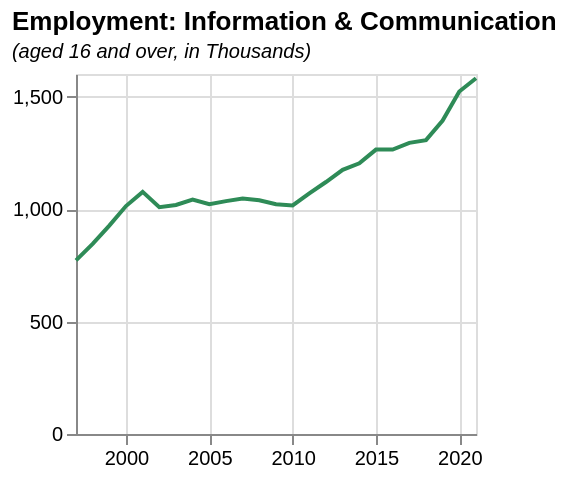

The specification (Vega-Lite) saved for this image:
### Vega-Lite specification from a JSON file in a GitHub repository (floating-point values rounded to 4 significant figures)
{"$schema": "https://vega.github.io/schema/vega-lite/v5.json", "data": {"values": [{"date": "1997", "label": "1997", "month": "", "quarter": "", "sourceDataset": "LMS", "updateDate": "2021-05-17T23:00:00.000Z", "value": "772", "year": "1997"}, {"date": "1998", "label": "1998", "month": "", "quarter": "", "sourceDataset": "LMS", "updateDate": "2021-05-17T23:00:00.000Z", "value": "845", "year": "1998"}, {"date": "1999", "label": "1999", "month": "", "quarter": "", "sourceDataset": "LMS", "updateDate": "2021-05-17T23:00:00.000Z", "value": "926", "year": "1999"}, {"date": "2000", "label": "2000", "month": "", "quarter": "", "sourceDataset": "LMS", "updateDate": "2021-05-17T23:00:00.000Z", "value": "1013", "year": "2000"}, {"date": "2001", "label": "2001", "month": "", "quarter": "", "sourceDataset": "LMS", "updateDate": "2021-05-17T23:00:00.000Z", "value": "1076", "year": "2001"}, {"date": "2002", "label": "2002", "month": "", "quarter": "", "sourceDataset": "LMS", "updateDate": "2021-05-17T23:00:00.000Z", "value": "1008", "year": "2002"}, {"date": "2003", "label": "2003", "month": "", "quarter": "", "sourceDataset": "LMS", "updateDate": "2021-05-17T23:00:00.000Z", "value": "1018", "year": "2003"}, {"date": "2004", "label": "2004", "month": "", "quarter": "", "sourceDataset": "LMS", "updateDate": "2021-05-17T23:00:00.000Z", "value": "1042", "year": "2004"}, {"date": "2005", "label": "2005", "month": "", "quarter": "", "sourceDataset": "LMS", "updateDate": "2021-05-17T23:00:00.000Z", "value": "1021", "year": "2005"}, {"date": "2006", "label": "2006", "month": "", "quarter": "", "sourceDataset": "LMS", "updateDate": "2021-05-17T23:00:00.000Z", "value": "1035", "year": "2006"}, {"date": "2007", "label": "2007", "month": "", "quarter": "", "sourceDataset": "LMS", "updateDate": "2021-05-17T23:00:00.000Z", "value": "1047", "year": "2007"}, {"date": "2008", "label": "2008", "month": "", "quarter": "", "sourceDataset": "LMS", "updateDate": "2021-05-17T23:00:00.000Z", "value": "1039", "year": "2008"}, {"date": "2009", "label": "2009", "month": "", "quarter": "", "sourceDataset": "LMS", "updateDate": "2021-05-17T23:00:00.000Z", "value": "1021", "year": "2009"}, {"date": "2010", "label": "2010", "month": "", "quarter": "", "sourceDataset": "LMS", "updateDate": "2021-05-17T23:00:00.000Z", "value": "1016", "year": "2010"}, {"date": "2011", "label": "2011", "month": "", "quarter": "", "sourceDataset": "LMS", "updateDate": "2021-05-17T23:00:00.000Z", "value": "1069", "year": "2011"}, {"date": "2012", "label": "2012", "month": "", "quarter": "", "sourceDataset": "LMS", "updateDate": "2021-05-17T23:00:00.000Z", "value": "1120", "year": "2012"}, {"date": "2013", "label": "2013", "month": "", "quarter": "", "sourceDataset": "LMS", "updateDate": "2021-05-17T23:00:00.000Z", "value": "1174", "year": "2013"}, {"date": "2014", "label": "2014", "month": "", "quarter": "", "sourceDataset": "LMS", "updateDate": "2021-05-17T23:00:00.000Z", "value": "1203", "year": "2014"}, {"date": "2015", "label": "2015", "month": "", "quarter": "", "sourceDataset": "LMS", "updateDate": "2021-05-17T23:00:00.000Z", "value": "1264", "year": "2015"}, {"date": "2016", "label": "2016", "month": "", "quarter": "", "sourceDataset": "LMS", "updateDate": "2021-05-17T23:00:00.000Z", "value": "1264", "year": "2016"}, {"date": "2017", "label": "2017", "month": "", "quarter": "", "sourceDataset": "LMS", "updateDate": "2021-05-17T23:00:00.000Z", "value": "1294", "year": "2017"}, {"date": "2018", "label": "2018", "month": "", "quarter": "", "sourceDataset": "LMS", "updateDate": "2021-05-17T23:00:00.000Z", "value": "1306", "year": "2018"}, {"date": "2019", "label": "2019", "month": "", "quarter": "", "sourceDataset": "LMS", "updateDate": "2021-05-17T23:00:00.000Z", "value": "1393", "year": "2019"}, {"date": "2020", "label": "2020", "month": "", "quarter": "", "sourceDataset": "LMS", "updateDate": "2022-08-15T23:00:00.000Z", "value": "1522", "year": "2020"}, {"date": "2021", "label": "2021", "month": "", "quarter": "", "sourceDataset": "LMS", "updateDate": "2022-08-15T23:00:00.000Z", "value": "1581", "year": "2021"}], "format": {"parse": {"date": "date"}}}, "title": {"text": "Employment: Information & Communication", "subtitle": "(aged 16 and over, in Thousands)", "subtitleFontStyle": "italic", "subtitleFontSize": 10, "anchor": "start", "color": "black"}, "width": 200, "height": 180, "mark": {"type": "line", "color": "seagreen", "strokeWidth": 2, "opacity": 1}, "encoding": {"x": {"field": "date", "type": "temporal", "title": null}, "y": {"field": "value", "type": "quantitative", "title": null}}, "config": {}}
